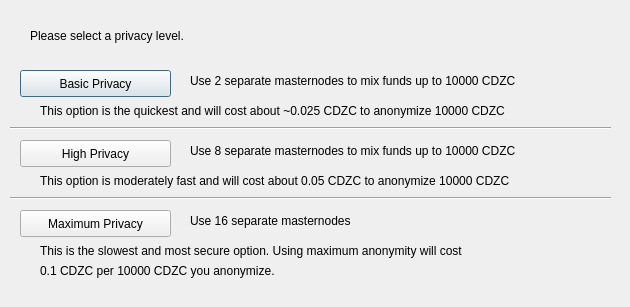
<?xml version="1.0" encoding="UTF-8"?>
<ui version="4.0">
 <class>ObfuscationConfig</class>
 <widget class="QDialog" name="ObfuscationConfig">
  <property name="geometry">
   <rect>
    <x>0</x>
    <y>0</y>
    <width>630</width>
    <height>307</height>
   </rect>
  </property>
  <property name="windowTitle">
   <string>Configure Obfuscation</string>
  </property>
  <widget class="QPushButton" name="buttonBasic">
   <property name="geometry">
    <rect>
     <x>20</x>
     <y>70</y>
     <width>151</width>
     <height>27</height>
    </rect>
   </property>
   <property name="text">
    <string>Basic Privacy</string>
   </property>
  </widget>
  <widget class="QPushButton" name="buttonHigh">
   <property name="geometry">
    <rect>
     <x>20</x>
     <y>140</y>
     <width>151</width>
     <height>27</height>
    </rect>
   </property>
   <property name="text">
    <string>High Privacy</string>
   </property>
  </widget>
  <widget class="QPushButton" name="buttonMax">
   <property name="geometry">
    <rect>
     <x>20</x>
     <y>210</y>
     <width>151</width>
     <height>27</height>
    </rect>
   </property>
   <property name="text">
    <string>Maximum Privacy</string>
   </property>
  </widget>
  <widget class="QLabel" name="label">
   <property name="geometry">
    <rect>
     <x>30</x>
     <y>20</y>
     <width>571</width>
     <height>31</height>
    </rect>
   </property>
   <property name="text">
    <string>Please select a privacy level.</string>
   </property>
  </widget>
  <widget class="QLabel" name="label_2">
   <property name="geometry">
    <rect>
     <x>190</x>
     <y>70</y>
     <width>421</width>
     <height>21</height>
    </rect>
   </property>
   <property name="text">
    <string>Use 2 separate masternodes to mix funds up to 10000 CDZC</string>
   </property>
  </widget>
  <widget class="QLabel" name="label_3">
   <property name="geometry">
    <rect>
     <x>190</x>
     <y>140</y>
     <width>411</width>
     <height>21</height>
    </rect>
   </property>
   <property name="text">
    <string>Use 8 separate masternodes to mix funds up to 10000 CDZC</string>
   </property>
  </widget>
  <widget class="QLabel" name="label_4">
   <property name="geometry">
    <rect>
     <x>190</x>
     <y>210</y>
     <width>421</width>
     <height>21</height>
    </rect>
   </property>
   <property name="text">
    <string>Use 16 separate masternodes</string>
   </property>
  </widget>
  <widget class="QLabel" name="label_6">
   <property name="geometry">
    <rect>
     <x>40</x>
     <y>100</y>
     <width>561</width>
     <height>21</height>
    </rect>
   </property>
   <property name="text">
    <string>This option is the quickest and will cost about ~0.025 CDZC to anonymize 10000 CDZC</string>
   </property>
  </widget>
  <widget class="QLabel" name="label_7">
   <property name="geometry">
    <rect>
     <x>40</x>
     <y>170</y>
     <width>561</width>
     <height>21</height>
    </rect>
   </property>
   <property name="text">
    <string>This option is moderately fast and will cost about 0.05 CDZC to anonymize 10000 CDZC</string>
   </property>
  </widget>
  <widget class="QLabel" name="label_8">
   <property name="geometry">
    <rect>
     <x>40</x>
     <y>240</y>
     <width>561</width>
     <height>21</height>
    </rect>
   </property>
   <property name="text">
    <string>This is the slowest and most secure option. Using maximum anonymity will cost</string>
   </property>
  </widget>
  <widget class="QLabel" name="label_9">
   <property name="geometry">
    <rect>
     <x>40</x>
     <y>260</y>
     <width>561</width>
     <height>21</height>
    </rect>
   </property>
   <property name="text">
    <string>0.1 CDZC per 10000 CDZC you anonymize.</string>
   </property>
  </widget>
  <widget class="Line" name="line">
   <property name="geometry">
    <rect>
     <x>10</x>
     <y>120</y>
     <width>601</width>
     <height>16</height>
    </rect>
   </property>
   <property name="orientation">
    <enum>Qt::Horizontal</enum>
   </property>
  </widget>
  <widget class="Line" name="line_2">
   <property name="geometry">
    <rect>
     <x>10</x>
     <y>190</y>
     <width>601</width>
     <height>16</height>
    </rect>
   </property>
   <property name="orientation">
    <enum>Qt::Horizontal</enum>
   </property>
  </widget>
 </widget>
 <resources/>
 <connections/>
</ui>
